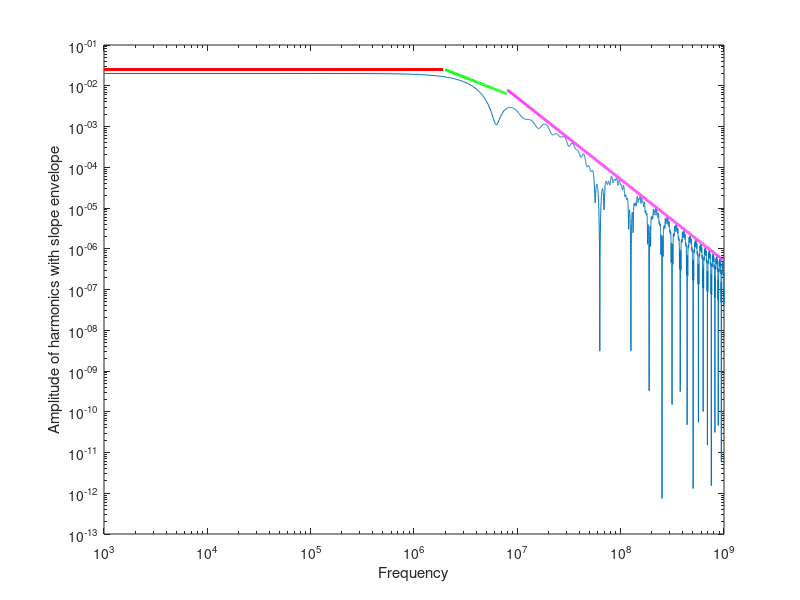

Here is the MATLAB script that generated this plot:
%Fourierreihenkoeffizienten von Trapezpuls mit 1kHz Fundamentalperiode


tr=0.5e-6;
tf=0.1e-6;
t=1e-6;

Pfund=1/(1e+3);
U0=10;
w=linspace(1e+3,1e+9,10000);
w1=w(1:20);
w2=w(21:80);
w3=w(81:10000);
%calculating the coefficients

base=2*U0./(1i*w*Pfund);
coeff=base.*(exp(1i*w*t*0.5).*sin(w*tr*0.5)./(w*tr*0.5)-exp(-1i*w*t*0.5).*sin(w*tf*0.5)./(w*tf*0.5));

%deriving the constant slope approximations
env=base.*(1./(w*tr*0.5)+1./(w*tr*0.5));
env2=base.*(1./(w*tf*0.5));
env(3);

polate1=1/800*abs(base(1))*ones(length(w1));
polate2=2*10^6*polate1(length(polate1))./(w2);
polate3=8*10^13*polate2(length(polate2))./(w3.^2);

loglog(w,abs(coeff));
hold on;
loglog(w1,polate1, 'r',  'LineWidth',2)
loglog(w2,polate2, 'g',  'LineWidth',2)
loglog(w3,polate3, 'm',  'LineWidth',2)

xlabel('Frequency')
ylabel('Amplitude of harmonics with slope envelope')

